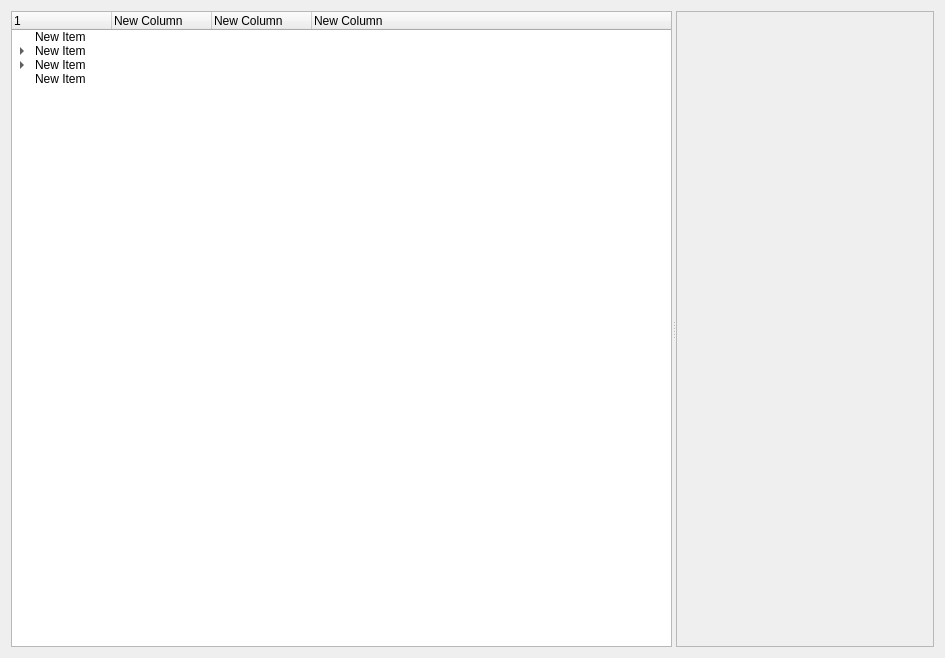
<?xml version="1.0" encoding="UTF-8"?>
<ui version="4.0">
 <class>ExplorerPage</class>
 <widget class="QWidget" name="ExplorerPage">
  <property name="geometry">
   <rect>
    <x>0</x>
    <y>0</y>
    <width>945</width>
    <height>658</height>
   </rect>
  </property>
  <property name="windowTitle">
   <string>Form</string>
  </property>
  <layout class="QVBoxLayout" name="verticalLayout">
   <item>
    <widget class="QSplitter" name="splitter">
     <property name="orientation">
      <enum>Qt::Horizontal</enum>
     </property>
     <widget class="QTreeWidget" name="treeWidget">
      <column>
       <property name="text">
        <string notr="true">1</string>
       </property>
      </column>
      <column>
       <property name="text">
        <string>New Column</string>
       </property>
      </column>
      <column>
       <property name="text">
        <string>New Column</string>
       </property>
      </column>
      <column>
       <property name="text">
        <string>New Column</string>
       </property>
      </column>
      <item>
       <property name="text">
        <string>New Item</string>
       </property>
      </item>
      <item>
       <property name="text">
        <string>New Item</string>
       </property>
       <item>
        <property name="text">
         <string>New Item</string>
        </property>
       </item>
      </item>
      <item>
       <property name="text">
        <string>New Item</string>
       </property>
       <item>
        <property name="text">
         <string>New Item</string>
        </property>
       </item>
      </item>
      <item>
       <property name="text">
        <string>New Item</string>
       </property>
      </item>
     </widget>
     <widget class="QFrame" name="frame">
      <property name="frameShape">
       <enum>QFrame::StyledPanel</enum>
      </property>
      <property name="frameShadow">
       <enum>QFrame::Raised</enum>
      </property>
     </widget>
    </widget>
   </item>
  </layout>
 </widget>
 <resources/>
 <connections/>
</ui>
